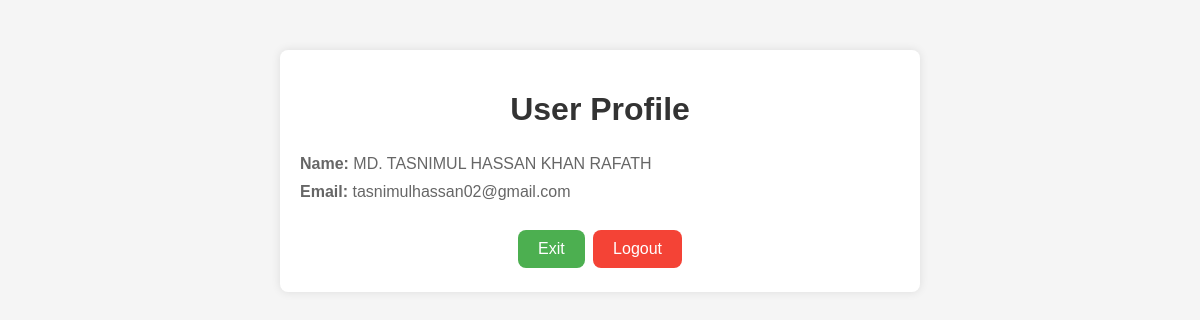
The app's page /profile.php with its own data.
### tables this page shows
CREATE TABLE `user` (
  `id` int(11) NOT NULL,
  `name` varchar(200) NOT NULL,
  `email` varchar(200) NOT NULL,
  `password_hash` varchar(200) NOT NULL
);

### profile.php (the view, shortened to what this page needs)
<?php
$servername = "localhost";
$username = "root";
$password = "";
$database = "db";
$mysqli = new mysqli($servername, $username, $password, $database);
$emailQuery = "SELECT email FROM userinfo ORDER BY id DESC LIMIT 1";
$result = $mysqli->query($emailQuery);
if ($result) {
    $row = $result->fetch_assoc();
    $latestEmail = $row['email'];
    $userDataQuery = "SELECT * FROM user WHERE email = '$latestEmail'";
    $userDataResult = $mysqli->query($userDataQuery);
    if ($userDataResult && $userDataResult->num_rows > 0) {
        $user = $userDataResult->fetch_assoc();
        $name = $user['name'];
        $email=$user['email'];
    } else {
        echo "No user found with the latest email.";
        exit;
    }
} else {
    echo "Error executing query: " . $mysqli->error;
    exit;
}
?>
<!DOCTYPE html>
<html lang="en">
<head>
</head>
<body>
    <div class="container">
        <h1>User Profile</h1>
        <div class="user-info">
            <p><strong>Name:</strong> <?php echo $name; ?></p>
            <p><strong>Email:</strong> <?php echo $email; ?></p>
        </div>
        <button class="button" onclick="location.href='loginhome.html';">Exit</button>
        <form method="post" action="logout.php" style="display: inline;">
            <button class="button logout-btn" type="submit">Logout</button>
        </form>
    </div>
</body>
</html>

### profile.php (style rules this page uses)
body { font-family: Arial, sans-serif; background-color: #f5f5f5; margin: 0; padding: 0; box-sizing: border-box; }
.container { max-width: 600px; margin: 50px auto; padding: 20px; background-color: #fff; border-radius: 8px; box-shadow: 0 0 10px rgba(0, 0, 0, 0.1); text-align: center; }
h1 { color: #333; }
.user-info { display: flex; flex-direction: column; align-items: flex-start; margin-bottom: 20px; }
p { margin: 5px 0; color: #666; text-align: left; }
.button { background-color: #4CAF50; border: none; color: white; padding: 10px 20px; text-align: center; text-decoration: none; display: inline-block; font-size: 16px; margin: 4px 2px; cursor: pointer; border-radius: 8px; }
.logout-btn { background-color: #f44336; }
body { background-image: url('images/img.jpeg'); background-size: cover; background-repeat: no-repeat; }

### records on screen
user: name "MD. TASNIMUL HASSAN KHAN RAFATH", email "tasnimulhassan02@gmail.com"
